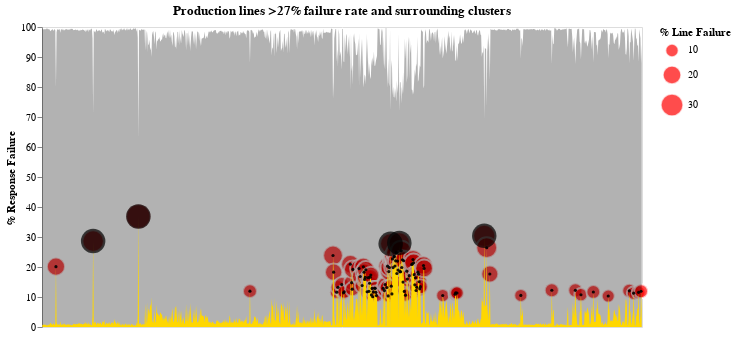

The code cell stored with this chart in its notebook:
### Markdown cell above
### Plot of Line failures:

### Code cell
#Percent Response Breakdown of production line failed Vs passed. 
#Yellow color indicates assembly failures above 0% 
#Black background with white lines indicate % lines passed inspection test. 
#Red bubbles indicates assembly failures points above 10% 
#Black bubbles indicate top 5 line failures.
#Small black circles indicate surrounding clusters of line failures.   

pass_chart = (alt.Chart(df_numeric_transform)
              .mark_area(color = 'black',
                         opacity = 0.3)
              .encode(x = alt.X('production_line:N',
                                axis = None),
                      y = alt.Y('percent_response_breakdown:Q',
                                title = '% Response Failure'))
              .transform_filter(alt.FieldEqualPredicate(field='response',
                                                        equal=0))
              .properties(width = 600))


fail_chart_all = (alt.Chart(df_numeric_transform)
              .mark_area(color = 'gold')
              .encode(x = alt.X('production_line:N',
                                axis = None),
                      y = alt.Y('percent_response_breakdown:Q'))
              .transform_filter(alt.FieldEqualPredicate(field='response',
                                                        equal=1))
              .properties(width = 600))


fail_chart_greater10 = (alt.Chart(df_numeric_transform[df_numeric_transform['percent_response_breakdown']>=10])
                 .mark_circle(color = 'red',
                              stroke='white')
                 .encode(x = alt.X('production_line:N',
                                   title = 'Production Line Failure > 10%',
                                   axis = alt.Axis(values = lables_greater27,
                                                   labelAngle=-45,
                                                   labelFontSize=10,
                                                   labelFontWeight='bold')),
                         y = alt.Y('percent_response_breakdown:Q'),
                         tooltip = ['production_line:N', 'percent_response_breakdown:Q'],
                         size = alt.Size('percent_response_breakdown:Q',
                                         scale=alt.Scale(range=[0, 600]),
                                         legend=alt.Legend(title='% Line Failure')))
                 .transform_filter(alt.FieldEqualPredicate(field='response', equal=1))
                 .properties(width = 600))



fail_chart_top5 = (alt.Chart(df_numeric_transform[df_numeric_transform['percent_response_breakdown']>27])
                 .mark_circle(color = 'black',
                              #stroke='white',
                              size = 600)
                 .encode(x = alt.X('production_line:N',
                                   title = 'Line Failure',
                                   axis = None),
                         y = alt.Y('percent_response_breakdown:Q'),
                         tooltip = ['production_line:N', 'percent_response_breakdown:Q'])
                 .transform_filter(alt.FieldEqualPredicate(field='response',
                                                           equal=1))
                 .properties(width = 600))


failure_clusters = (alt.Chart(df_numeric_transform[(df_numeric_transform['percent_response_breakdown']<27)\
                                                   & (df_numeric_transform['percent_response_breakdown']>10)])
                 .mark_circle(color = 'black',
                              #stroke='white',
                              size = 10, opacity = 0.9)
                 .encode(x = alt.X('production_line:N',
                                   title = 'Line Failure',
                                   axis = None),
                         y = alt.Y('percent_response_breakdown:Q'),
                         tooltip = ['production_line:N', 'percent_response_breakdown:Q'])
                 .transform_filter(alt.FieldEqualPredicate(field='response',
                                                           equal=1))
                 .properties(width = 600))

chart_response = ((fail_chart_greater10+pass_chart+fail_chart_all+ fail_chart_top5 + failure_clusters)
                  .properties(title = 'Production lines >27% failure rate and surrounding clusters')
                  .configure_axis(grid=False))

chart_response

### Figure 1 — Vega-Lite specification as saved in the notebook (floating-point values rounded to 4 significant figures; data arrays with more than 128 entries replaced by an {"elided": "..."} marker saying what was removed)
{"config": {"view": {"continuousWidth": 400, "continuousHeight": 300}, "axis": {"grid": false}}, "layer": [{"data": {"name": "data-0fccf29684bbcb102f65d8b191a9b29a"}, "mark": {"type": "circle", "color": "red", "stroke": "white"}, "encoding": {"size": {"type": "quantitative", "field": "percent_response_breakdown", "legend": {"title": "% Line Failure"}, "scale": {"range": [0, 600]}}, "tooltip": [{"type": "nominal", "field": "production_line"}, {"type": "quantitative", "field": "percent_response_breakdown"}], "x": {"type": "nominal", "axis": {"labelAngle": -45, "labelFontSize": 10, "labelFontWeight": "bold", "values": ["L0_S20_F466", "L0_S8_F149", "L1_S25_F2545", "L1_S25_F2623", "L2_S28_F3241"]}, "field": "production_line", "title": "Production Line Failure > 10%"}, "y": {"type": "quantitative", "field": "percent_response_breakdown"}}, "transform": [{"filter": {"equal": 1, "field": "response"}}], "width": 600}, {"data": {"name": "data-736d96e46350dfea9a0138193a944d5d"}, "mark": {"type": "area", "color": "black", "opacity": 0.3}, "encoding": {"x": {"type": "nominal", "axis": null, "field": "production_line"}, "y": {"type": "quantitative", "field": "percent_response_breakdown", "title": "% Response Failure"}}, "transform": [{"filter": {"equal": 0, "field": "response"}}], "width": 600}, {"data": {"name": "data-736d96e46350dfea9a0138193a944d5d"}, "mark": {"type": "area", "color": "gold"}, "encoding": {"x": {"type": "nominal", "axis": null, "field": "production_line"}, "y": {"type": "quantitative", "field": "percent_response_breakdown"}}, "transform": [{"filter": {"equal": 1, "field": "response"}}], "width": 600}, {"data": {"name": "data-2110e12f65014a6f4d85255c97fdc411"}, "mark": {"type": "circle", "color": "black", "size": 600}, "encoding": {"tooltip": [{"type": "nominal", "field": "production_line"}, {"type": "quantitative", "field": "percent_response_breakdown"}], "x": {"type": "nominal", "axis": null, "field": "production_line", "title": "Line Failure"}, "y": {"type": "quantitative", "field": "percent_response_breakdown"}}, "transform": [{"filter": {"equal": 1, "field": "response"}}], "width": 600}, {"data": {"name": "data-4961c30d63e247a5e9c3c694e5ac5811"}, "mark": {"type": "circle", "color": "black", "opacity": 0.9, "size": 10}, "encoding": {"tooltip": [{"type": "nominal", "field": "production_line"}, {"type": "quantitative", "field": "percent_response_breakdown"}], "x": {"type": "nominal", "axis": null, "field": "production_line", "title": "Line Failure"}, "y": {"type": "quantitative", "field": "percent_response_breakdown"}}, "transform": [{"filter": {"equal": 1, "field": "response"}}], "width": 600}], "title": "Production lines >27% failure rate and surrounding clusters", "$schema": "https://vega.github.io/schema/vega-lite/v4.8.1.json", "datasets": {"data-0fccf29684bbcb102f65d8b191a9b29a": {"elided": "1072 records"}, "data-736d96e46350dfea9a0138193a944d5d": {"elided": "1936 records"}, "data-2110e12f65014a6f4d85255c97fdc411": {"elided": "973 records"}, "data-4961c30d63e247a5e9c3c694e5ac5811": [{"production_line": "L0_S10_F269", "response": 1, "test_values_mean": 0.0, "test_values_std": 0.001, "test_values_count_mean": 407.7, "connection_key_numeric": 10269, "count_mean_total": 2026.0, "percent_response_breakdown": 20.12}, {"production_line": "L1_S24_F1840", "response": 1, "test_values_mean": 0.0, "test_values_std": 0.0, "test_values_count_mean": 1192.0, "connection_key_numeric": 1241840, "count_mean_total": 9974.0, "percent_response_breakdown": 11.95}, {"production_line": "L1_S25_F2193", "response": 1, "test_values_mean": 0.071, "test_values_std": 0.1834, "test_values_count_mean": 1.333, "connection_key_numeric": 1252193, "count_mean_total": 5.591, "percent_response_breakdown": 23.85}, {"production_line": "L1_S25_F2196", "response": 1, "test_values_mean": -0.002, "test_values_std": 0.09789, "test_values_count_mean": 1.333, "connection_key_numeric": 1252196, "count_mean_total": 7.29, "percent_response_breakdown": 18.29}, {"production_line": "L1_S25_F2217", "response": 1, "test_values_mean": 0.001889, "test_values_std": 0.1216, "test_values_count_mean": 1.111, "connection_key_numeric": 1252217, "count_mean_total": 9.576, "percent_response_breakdown": 11.6}, {"production_line": "L1_S25_F2223", "response": 1, "test_values_mean": -0.03537, "test_values_std": 0.05002, "test_values_count_mean": 1.25, "connection_key_numeric": 1252223, "count_mean_total": 9.445, "percent_response_breakdown": 13.23}, {"production_line": "L1_S25_F2241", "response": 1, "test_values_mean": 0.029, "test_values_std": 0.1097, "test_values_count_mean": 1.111, "connection_key_numeric": 1252241, "count_mean_total": 7.856, "percent_response_breakdown": 14.14}, {"production_line": "L1_S25_F2247", "response": 1, "test_values_mean": 0.02821, "test_values_std": 0.1673, "test_values_count_mean": 1.19, "connection_key_numeric": 1252247, "count_mean_total": 10.46, "percent_response_breakdown": 11.39}, {"production_line": "L1_S25_F2249", "response": 1, "test_values_mean": 0.0509, "test_values_std": 0.1045, "test_values_count_mean": 1.1, "connection_key_numeric": 1252249, "count_mean_total": 9.353, "percent_response_breakdown": 11.76}, {"production_line": "L1_S25_F2307", "response": 1, "test_values_mean": -0.1817, "test_values_std": 0.1747, "test_values_count_mean": 1.158, "connection_key_numeric": 1252307, "count_mean_total": 5.533, "percent_response_breakdown": 20.93}, {"production_line": "L1_S25_F2317", "response": 1, "test_values_mean": 0.01014, "test_values_std": 0.06413, "test_values_count_mean": 1.048, "connection_key_numeric": 1252317, "count_mean_total": 7.087, "percent_response_breakdown": 14.78}, {"production_line": "L1_S25_F2322", "response": 1, "test_values_mean": 0.04374, "test_values_std": 0.2579, "test_values_count_mean": 1.158, "connection_key_numeric": 1252322, "count_mean_total": 9.187, "percent_response_breakdown": 12.6}, {"production_line": "L1_S25_F2327", "response": 1, "test_values_mean": 0.01057, "test_values_std": 0.1948, "test_values_count_mean": 1.217, "connection_key_numeric": 1252327, "count_mean_total": 6.339, "percent_response_breakdown": 19.2}, {"production_line": "L1_S25_F2385", "response": 1, "test_values_mean": -0.178, "test_values_std": 0.2538, "test_values_count_mean": 1.167, "connection_key_numeric": 1252385, "count_mean_total": 5.984, "percent_response_breakdown": 19.49}, {"production_line": "L1_S25_F2395", "response": 1, "test_values_mean": -0.03237, "test_values_std": 0.1199, "test_values_count_mean": 1.167, "connection_key_numeric": 1252395, "count_mean_total": 6.925, "percent_response_breakdown": 16.85}, {"production_line": "L1_S25_F2408", "response": 1, "test_values_mean": 0.06682, "test_values_std": 0.19, "test_values_count_mean": 1.227, "connection_key_numeric": 1252408, "count_mean_total": 8.882, "percent_response_breakdown": 13.82}, {"production_line": "L1_S25_F2414", "response": 1, "test_values_mean": 0.07948, "test_values_std": 0.1468, "test_values_count_mean": 1.174, "connection_key_numeric": 1252414, "count_mean_total": 5.85, "percent_response_breakdown": 20.07}, {"production_line": "L1_S25_F2417", "response": 1, "test_values_mean": 0.05242, "test_values_std": 0.1941, "test_values_count_mean": 1.125, "connection_key_numeric": 1252417, "count_mean_total": 6.157, "percent_response_breakdown": 18.27}, {"production_line": "L1_S25_F2420", "response": 1, "test_values_mean": -0.02726, "test_values_std": 0.1403, "test_values_count_mean": 1.174, "connection_key_numeric": 1252420, "count_mean_total": 7.4, "percent_response_breakdown": 15.86}, {"production_line": "L1_S25_F2423", "response": 1, "test_values_mean": 0.03524, "test_values_std": 0.1265, "test_values_count_mean": 1.286, "connection_key_numeric": 1252423, "count_mean_total": 7.783, "percent_response_breakdown": 16.52}, {"production_line": "L1_S25_F2426", "response": 1, "test_values_mean": -0.04108, "test_values_std": 0.169, "test_values_count_mean": 1.125, "connection_key_numeric": 1252426, "count_mean_total": 5.899, "percent_response_breakdown": 19.07}, {"production_line": "L1_S25_F2431", "response": 1, "test_values_mean": 0.05523, "test_values_std": 0.2367, "test_values_count_mean": 1.045, "connection_key_numeric": 1252431, "count_mean_total": 8.905, "percent_response_breakdown": 11.74}, {"production_line": "L1_S25_F2435", "response": 1, "test_values_mean": -0.03805, "test_values_std": 0.1075, "test_values_count_mean": 1.095, "connection_key_numeric": 1252435, "count_mean_total": 6.664, "percent_response_breakdown": 16.43}, {"production_line": "L1_S25_F2437", "response": 1, "test_values_mean": 0.04014, "test_values_std": 0.1412, "test_values_count_mean": 1.045, "connection_key_numeric": 1252437, "count_mean_total": 8.787, "percent_response_breakdown": 11.9}, {"production_line": "L1_S25_F2439", "response": 1, "test_values_mean": 0.02057, "test_values_std": 0.08665, "test_values_count_mean": 1.095, "connection_key_numeric": 1252439, "count_mean_total": 7.51, "percent_response_breakdown": 14.58}, {"production_line": "L1_S25_F2441", "response": 1, "test_values_mean": -0.02038, "test_values_std": 0.1186, "test_values_count_mean": 1.095, "connection_key_numeric": 1252441, "count_mean_total": 6.596, "percent_response_breakdown": 16.6}, {"production_line": "L1_S25_F2443", "response": 1, "test_values_mean": -0.08638, "test_values_std": 0.2075, "test_values_count_mean": 1.095, "connection_key_numeric": 1252443, "count_mean_total": 6.324, "percent_response_breakdown": 17.32}, {"production_line": "L1_S25_F2449", "response": 1, "test_values_mean": 0.02795, "test_values_std": 0.1296, "test_values_count_mean": 1.22, "connection_key_numeric": 1252449, "count_mean_total": 11.4, "percent_response_breakdown": 10.7}, {"production_line": "L1_S25_F2451", "response": 1, "test_values_mean": 0.01417, "test_values_std": 0.1778, "test_values_count_mean": 1.19, "connection_key_numeric": 1252451, "count_mean_total": 9.25, "percent_response_breakdown": 12.87}, {"production_line": "L1_S25_F2454", "response": 1, "test_values_mean": -0.002348, "test_values_std": 0.1636, "test_values_count_mean": 1.087, "connection_key_numeric": 1252454, "count_mean_total": 10.79, "percent_response_breakdown": 10.08}, {"production_line": "L1_S25_F2456", "response": 1, "test_values_mean": 0.02988, "test_values_std": 0.1703, "test_values_count_mean": 1.19, "connection_key_numeric": 1252456, "count_mean_total": 10.17, "percent_response_breakdown": 11.71}, {"production_line": "L1_S25_F2460", "response": 1, "test_values_mean": 0.03309, "test_values_std": 0.2878, "test_values_count_mean": 1.087, "connection_key_numeric": 1252460, "count_mean_total": 8.419, "percent_response_breakdown": 12.91}, {"production_line": "L1_S25_F2462", "response": 1, "test_values_mean": 0.02034, "test_values_std": 0.2525, "test_values_count_mean": 1.136, "connection_key_numeric": 1252462, "count_mean_total": 8.817, "percent_response_breakdown": 12.89}, {"production_line": "L1_S25_F2464", "response": 1, "test_values_mean": -0.06951, "test_values_std": 0.2143, "test_values_count_mean": 1.111, "connection_key_numeric": 1252464, "count_mean_total": 9.621, "percent_response_breakdown": 11.55}, {"production_line": "L1_S25_F2466", "response": 1, "test_values_mean": 0.02733, "test_values_std": 0.1277, "test_values_count_mean": 1.19, "connection_key_numeric": 1252466, "count_mean_total": 11.37, "percent_response_breakdown": 10.47}, {"production_line": "L1_S25_F2500", "response": 1, "test_values_mean": 0.00075, "test_values_std": 0.1554, "test_values_count_mean": 1.0, "connection_key_numeric": 1252500, "count_mean_total": 7.754, "percent_response_breakdown": 12.9}, {"production_line": "L1_S25_F2506", "response": 1, "test_values_mean": -0.014, "test_values_std": 0.1545, "test_values_count_mean": 1.0, "connection_key_numeric": 1252506, "count_mean_total": 8.231, "percent_response_breakdown": 12.15}, {"production_line": "L1_S25_F2508", "response": 1, "test_values_mean": -0.095, "test_values_std": 0.0, "test_values_count_mean": 1.0, "connection_key_numeric": 1252508, "count_mean_total": 7.056, "percent_response_breakdown": 14.17}, {"production_line": "L1_S25_F2514", "response": 1, "test_values_mean": 0.034, "test_values_std": 0.1527, "test_values_count_mean": 1.0, "connection_key_numeric": 1252514, "count_mean_total": 7.595, "percent_response_breakdown": 13.17}, {"production_line": "L1_S25_F2516", "response": 1, "test_values_mean": 0.2545, "test_values_std": 0.1294, "test_values_count_mean": 1.0, "connection_key_numeric": 1252516, "count_mean_total": 4.929, "percent_response_breakdown": 20.29}, {"production_line": "L1_S25_F2525", "response": 1, "test_values_mean": -0.0705, "test_values_std": 0.09263, "test_values_count_mean": 1.0, "connection_key_numeric": 1252525, "count_mean_total": 9.649, "percent_response_breakdown": 10.36}, {"production_line": "L1_S25_F2530", "response": 1, "test_values_mean": -0.053, "test_values_std": 0.1683, "test_values_count_mean": 1.0, "connection_key_numeric": 1252530, "count_mean_total": 5.414, "percent_response_breakdown": 18.47}, {"production_line": "L1_S25_F2535", "response": 1, "test_values_mean": 0.081, "test_values_std": 0.06223, "test_values_count_mean": 1.0, "connection_key_numeric": 1252535, "count_mean_total": 5.047, "percent_response_breakdown": 19.81}, {"production_line": "L1_S25_F2554", "response": 1, "test_values_mean": 0.1245, "test_values_std": 0.2524, "test_values_count_mean": 1.0, "connection_key_numeric": 1252554, "count_mean_total": 7.346, "percent_response_breakdown": 13.61}, {"production_line": "L1_S25_F2559", "response": 1, "test_values_mean": 0.0405, "test_values_std": 0.1252, "test_values_count_mean": 1.0, "connection_key_numeric": 1252559, "count_mean_total": 9.064, "percent_response_breakdown": 11.03}, {"production_line": "L1_S25_F2564", "response": 1, "test_values_mean": -0.329, "test_values_std": 0.002828, "test_values_count_mean": 1.0, "connection_key_numeric": 1252564, "count_mean_total": 4.41, "percent_response_breakdown": 22.67}, {"production_line": "L1_S25_F2569", "response": 1, "test_values_mean": 0.0815, "test_values_std": 0.06435, "test_values_count_mean": 1.0, "connection_key_numeric": 1252569, "count_mean_total": 5.047, "percent_response_breakdown": 19.81}, {"production_line": "L1_S25_F2574", "response": 1, "test_values_mean": 0.0215, "test_values_std": 0.35, "test_values_count_mean": 1.0, "connection_key_numeric": 1252574, "count_mean_total": 4.28, "percent_response_breakdown": 23.37}, {"production_line": "L1_S25_F2579", "response": 1, "test_values_mean": 0.18, "test_values_std": 0.1047, "test_values_count_mean": 1.0, "connection_key_numeric": 1252579, "count_mean_total": 4.25, "percent_response_breakdown": 23.53}, {"production_line": "L1_S25_F2584", "response": 1, "test_values_mean": 0.086, "test_values_std": 0.05091, "test_values_count_mean": 1.0, "connection_key_numeric": 1252584, "count_mean_total": 4.921, "percent_response_breakdown": 20.32}, {"production_line": "L1_S25_F2589", "response": 1, "test_values_mean": -0.0655, "test_values_std": 0.3557, "test_values_count_mean": 1.0, "connection_key_numeric": 1252589, "count_mean_total": 4.534, "percent_response_breakdown": 22.06}, {"production_line": "L1_S25_F2594", "response": 1, "test_values_mean": 0.03083, "test_values_std": 0.2501, "test_values_count_mean": 1.0, "connection_key_numeric": 1252594, "count_mean_total": 4.025, "percent_response_breakdown": 24.84}, {"production_line": "L1_S25_F2603", "response": 1, "test_values_mean": -0.02583, "test_values_std": 0.1462, "test_values_count_mean": 1.0, "connection_key_numeric": 1252603, "count_mean_total": 5.609, "percent_response_breakdown": 17.83}, {"production_line": "L1_S25_F2608", "response": 1, "test_values_mean": 0.068, "test_values_std": 0.1043, "test_values_count_mean": 1.0, "connection_key_numeric": 1252608, "count_mean_total": 4.55, "percent_response_breakdown": 21.98}, {"production_line": "L1_S25_F2613", "response": 1, "test_values_mean": -0.0722, "test_values_std": 0.1227, "test_values_count_mean": 1.2, "connection_key_numeric": 1252613, "count_mean_total": 6.326, "percent_response_breakdown": 18.97}, {"production_line": "L1_S25_F2632", "response": 1, "test_values_mean": 0.2468, "test_values_std": 0.3782, "test_values_count_mean": 1.0, "connection_key_numeric": 1252632, "count_mean_total": 5.42, "percent_response_breakdown": 18.45}, {"production_line": "L1_S25_F2637", "response": 1, "test_values_mean": 0.1352, "test_values_std": 0.3561, "test_values_count_mean": 1.0, "connection_key_numeric": 1252637, "count_mean_total": 5.429, "percent_response_breakdown": 18.42}, {"production_line": "L1_S25_F2642", "response": 1, "test_values_mean": 0.03567, "test_values_std": 0.1758, "test_values_count_mean": 1.0, "connection_key_numeric": 1252642, "count_mean_total": 3.938, "percent_response_breakdown": 25.39}, {"production_line": "L1_S25_F2647", "response": 1, "test_values_mean": -0.0762, "test_values_std": 0.1316, "test_values_count_mean": 1.2, "connection_key_numeric": 1252647, "count_mean_total": 6.049, "percent_response_breakdown": 19.84}, {"production_line": "L1_S25_F2652", "response": 1, "test_values_mean": 0.1673, "test_values_std": 0.1467, "test_values_count_mean": 1.0, "connection_key_numeric": 1252652, "count_mean_total": 4.459, "percent_response_breakdown": 22.43}, {"production_line": "L1_S25_F2657", "response": 1, "test_values_mean": -0.3337, "test_values_std": 0.2098, "test_values_count_mean": 1.0, "connection_key_numeric": 1252657, "count_mean_total": 6.683, "percent_response_breakdown": 14.96}, {"production_line": "L1_S25_F2662", "response": 1, "test_values_mean": 0.1776, "test_values_std": 0.131, "test_values_count_mean": 1.2, "connection_key_numeric": 1252662, "count_mean_total": 5.437, "percent_response_breakdown": 22.07}, {"production_line": "L1_S25_F2667", "response": 1, "test_values_mean": -0.03867, "test_values_std": 0.05085, "test_values_count_mean": 1.0, "connection_key_numeric": 1252667, "count_mean_total": 8.433, "percent_response_breakdown": 11.86}, {"production_line": "L1_S25_F2677", "response": 1, "test_values_mean": -0.02933, "test_values_std": 0.1799, "test_values_count_mean": 1.0, "connection_key_numeric": 1252677, "count_mean_total": 9.412, "percent_response_breakdown": 10.62}, {"production_line": "L1_S25_F2687", "response": 1, "test_values_mean": -0.0895, "test_values_std": 0.1193, "test_values_count_mean": 1.0, "connection_key_numeric": 1252687, "count_mean_total": 5.377, "percent_response_breakdown": 18.6}, {"production_line": "L1_S25_F2692", "response": 1, "test_values_mean": -0.01, "test_values_std": 0.1188, "test_values_count_mean": 1.0, "connection_key_numeric": 1252692, "count_mean_total": 6.26, "percent_response_breakdown": 15.97}, {"production_line": "L1_S25_F2707", "response": 1, "test_values_mean": -0.06417, "test_values_std": 0.2619, "test_values_count_mean": 1.0, "connection_key_numeric": 1252707, "count_mean_total": 5.848, "percent_response_breakdown": 17.1}, {"production_line": "L1_S25_F2718", "response": 1, "test_values_mean": 0.11, "test_values_std": 0.007071, "test_values_count_mean": 1.0, "connection_key_numeric": 1252718, "count_mean_total": 4.797, "percent_response_breakdown": 20.85}, {"production_line": "L1_S25_F2720", "response": 1, "test_values_mean": 0.042, "test_values_std": 0.001414, "test_values_count_mean": 1.0, "connection_key_numeric": 1252720, "count_mean_total": 4.757, "percent_response_breakdown": 21.02}, {"production_line": "L1_S25_F2722", "response": 1, "test_values_mean": 0.044, "test_values_std": 0.004243, "test_values_count_mean": 1.0, "connection_key_numeric": 1252722, "count_mean_total": 4.45, "percent_response_breakdown": 22.47}, {"production_line": "L1_S25_F2724", "response": 1, "test_values_mean": -0.0705, "test_values_std": 0.02192, "test_values_count_mean": 1.0, "connection_key_numeric": 1252724, "count_mean_total": 4.672, "percent_response_breakdown": 21.4}, {"production_line": "L1_S25_F2726", "response": 1, "test_values_mean": 0.12, "test_values_std": 0.02121, "test_values_count_mean": 1.0, "connection_key_numeric": 1252726, "count_mean_total": 5.732, "percent_response_breakdown": 17.45}, {"production_line": "L1_S25_F2732", "response": 1, "test_values_mean": -0.04557, "test_values_std": 0.1648, "test_values_count_mean": 1.143, "connection_key_numeric": 1252732, "count_mean_total": 8.126, "percent_response_breakdown": 14.06}, {"production_line": "L1_S25_F2734", "response": 1, "test_values_mean": -0.05525, "test_values_std": 0.1448, "test_values_count_mean": 1.0, "connection_key_numeric": 1252734, "count_mean_total": 6.09, "percent_response_breakdown": 16.42}, {"production_line": "L1_S25_F2737", "response": 1, "test_values_mean": -0.01413, "test_values_std": 0.1545, "test_values_count_mean": 1.0, "connection_key_numeric": 1252737, "count_mean_total": 8.22, "percent_response_breakdown": 12.16}, {"production_line": "L1_S25_F2739", "response": 1, "test_values_mean": 0.03363, "test_values_std": 0.1528, "test_values_count_mean": 1.0, "connection_key_numeric": 1252739, "count_mean_total": 7.554, "percent_response_breakdown": 13.24}, {"production_line": "L1_S25_F2743", "response": 1, "test_values_mean": 0.1054, "test_values_std": 0.296, "test_values_count_mean": 1.0, "connection_key_numeric": 1252743, "count_mean_total": 5.47, "percent_response_breakdown": 18.28}, {"production_line": "L1_S25_F2745", "response": 1, "test_values_mean": 0.0755, "test_values_std": 0.2591, "test_values_count_mean": 1.0, "connection_key_numeric": 1252745, "count_mean_total": 5.686, "percent_response_breakdown": 17.59}, {"production_line": "L1_S25_F2747", "response": 1, "test_values_mean": -0.00025, "test_values_std": 0.2647, "test_values_count_mean": 1.0, "connection_key_numeric": 1252747, "count_mean_total": 6.627, "percent_response_breakdown": 15.09}, {"production_line": "L1_S25_F2749", "response": 1, "test_values_mean": -0.06638, "test_values_std": 0.1636, "test_values_count_mean": 1.0, "connection_key_numeric": 1252749, "count_mean_total": 7.86, "percent_response_breakdown": 12.72}, {"production_line": "L1_S25_F2751", "response": 1, "test_values_mean": 0.09813, "test_values_std": 0.1481, "test_values_count_mean": 1.0, "connection_key_numeric": 1252751, "count_mean_total": 7.435, "percent_response_breakdown": 13.45}, {"production_line": "L1_S25_F2767", "response": 1, "test_values_mean": -0.03144, "test_values_std": 0.1339, "test_values_count_mean": 1.188, "connection_key_numeric": 1252767, "count_mean_total": 5.79, "percent_response_breakdown": 20.51}, {"production_line": "L1_S25_F2770", "response": 1, "test_values_mean": 0.008056, "test_values_std": 0.08904, "test_values_count_mean": 1.056, "connection_key_numeric": 1252770, "count_mean_total": 5.406, "percent_response_breakdown": 19.53}, {"production_line": "L1_S25_F2906", "response": 1, "test_values_mean": 0.07132, "test_values_std": 0.2755, "test_values_count_mean": 1.091, "connection_key_numeric": 1252906, "count_mean_total": 10.39, "percent_response_breakdown": 10.5}, {"production_line": "L1_S25_F3001", "response": 1, "test_values_mean": -0.02507, "test_values_std": 0.1556, "test_values_count_mean": 1.2, "connection_key_numeric": 1253001, "count_mean_total": 10.96, "percent_response_breakdown": 10.95}, {"production_line": "L1_S25_F3003", "response": 1, "test_values_mean": 0.01676, "test_values_std": 0.2077, "test_values_count_mean": 1.2, "connection_key_numeric": 1253003, "count_mean_total": 10.55, "percent_response_breakdown": 11.38}, {"production_line": "L1_S25_F3007", "response": 1, "test_values_mean": 0.06693, "test_values_std": 0.1983, "test_values_count_mean": 1.2, "connection_key_numeric": 1253007, "count_mean_total": 10.59, "percent_response_breakdown": 11.33}, {"production_line": "L2_S28_F3263", "response": 1, "test_values_mean": -0.036, "test_values_std": 0.0, "test_values_count_mean": 67.0, "connection_key_numeric": 2283263, "count_mean_total": 253.6, "percent_response_breakdown": 26.42}, {"production_line": "L2_S28_F3311", "response": 1, "test_values_mean": 0.433, "test_values_std": 0.6647, "test_values_count_mean": 33.5, "connection_key_numeric": 2283311, "count_mean_total": 189.5, "percent_response_breakdown": 17.68}, {"production_line": "L3_S29_F3482", "response": 1, "test_values_mean": 0.047, "test_values_std": 0.09137, "test_values_count_mean": 1636.0, "connection_key_numeric": 3293482, "count_mean_total": 15550.0, "percent_response_breakdown": 10.52}, {"production_line": "L3_S30_F3724", "response": 1, "test_values_mean": -0.00075, "test_values_std": 0.001708, "test_values_count_mean": 1638.0, "connection_key_numeric": 3303724, "count_mean_total": 13360.0, "percent_response_breakdown": 12.26}, {"production_line": "L3_S34_F3878", "response": 1, "test_values_mean": 0.0, "test_values_std": 0.0, "test_values_count_mean": 5718.0, "connection_key_numeric": 3343878, "count_mean_total": 46810.0, "percent_response_breakdown": 12.22}, {"production_line": "L3_S35_F3908", "response": 1, "test_values_mean": 0.004833, "test_values_std": 0.005115, "test_values_count_mean": 529.5, "connection_key_numeric": 3353908, "count_mean_total": 4921.0, "percent_response_breakdown": 10.76}, {"production_line": "L3_S39_F3976", "response": 1, "test_values_mean": 0.001, "test_values_std": 0.001414, "test_values_count_mean": 151.5, "connection_key_numeric": 3393976, "count_mean_total": 1298.0, "percent_response_breakdown": 11.67}, {"production_line": "L3_S43_F4065", "response": 1, "test_values_mean": 0.04, "test_values_std": 0.03579, "test_values_count_mean": 53.0, "connection_key_numeric": 3434065, "count_mean_total": 513.5, "percent_response_breakdown": 10.32}, {"production_line": "L3_S48_F4200", "response": 1, "test_values_mean": 0.0, "test_values_std": 0.0, "test_values_count_mean": 303.0, "connection_key_numeric": 3484200, "count_mean_total": 2511.0, "percent_response_breakdown": 12.07}, {"production_line": "L3_S49_F4226", "response": 1, "test_values_mean": 0.001, "test_values_std": 0.001414, "test_values_count_mean": 76.5, "connection_key_numeric": 3494226, "count_mean_total": 678.9, "percent_response_breakdown": 11.27}, {"production_line": "L3_S50_F4251", "response": 1, "test_values_mean": 0.001, "test_values_std": 0.001414, "test_values_count_mean": 79.0, "connection_key_numeric": 3504251, "count_mean_total": 683.0, "percent_response_breakdown": 11.57}, {"production_line": "L3_S51_F4260", "response": 1, "test_values_mean": 0.002, "test_values_std": 0.002, "test_values_count_mean": 100.7, "connection_key_numeric": 3514260, "count_mean_total": 845.1, "percent_response_breakdown": 11.91}]}}
